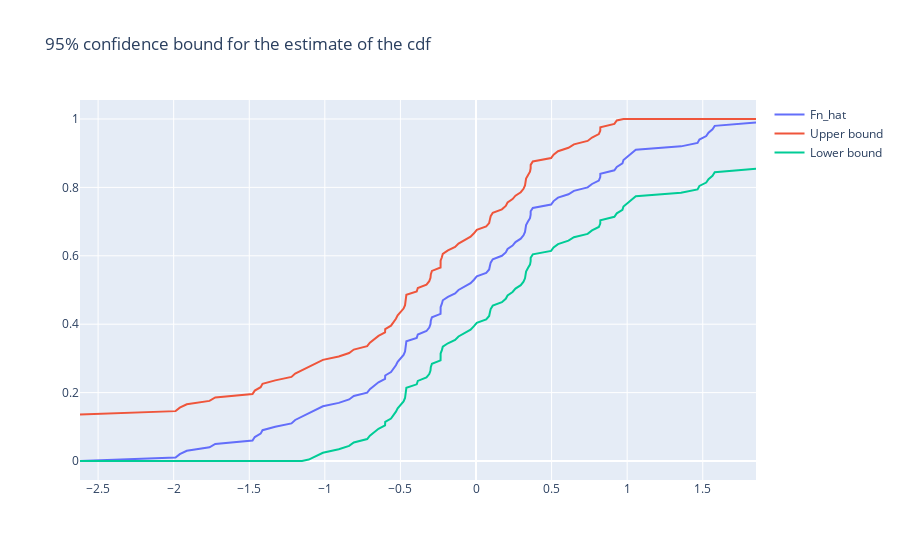

Here is the notebook cell this chart was saved with:
### Code cell
# plotting the 95% confidence interval for the esimate of the cdf
fig = go.Figure()

fig.add_trace(go.Scatter(
    x = sample, y = Fn_hat, name = 'Fn_hat'
))

fig.add_trace(go.Scatter(
    x = sample, y = U, name = 'Upper bound'
))

fig.add_trace(go.Scatter(
    x = sample, y = L, name = 'Lower bound'
))

fig.update_layout(
    title = '95% confidence bound for the estimate of the cdf'
)

fig.show()
